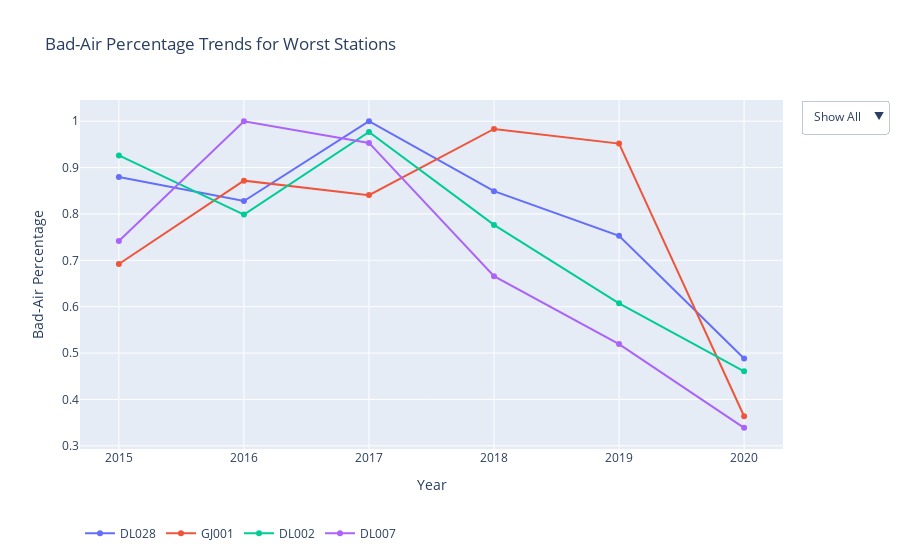

Write notebook code for a chart like this one.
### Code cell
import plotly.graph_objects as go
top_stations = top_station_ids  
fig = go.Figure()
for station in top_stations:
    df_s = station_top[station_top["StationId"] == station]
    fig.add_trace(go.Scatter(
        x=df_s["Year"],
        y=df_s["Bad_Air_Percentage"],
        mode="lines+markers",
        name=station,
        visible=True  
    ))
buttons = []
buttons.append(dict(
    label="Show All",
    method="update",
    args=[{"visible": [True] * len(top_stations)},
          {"title": "Bad-Air Percentage Trends for Worst Stations"}]
))
for i, station in enumerate(top_stations):
    visible = [False] * len(top_stations)
    visible[i] = True 
    
    buttons.append(dict(
        label=station,
        method="update",
        args=[{"visible": visible},
              {"title": f"Bad-Air Percentage Trend: {station}"}]
    ))
fig.update_layout(
    updatemenus=[dict(
        active=0,
        buttons=buttons,
        x=1.15, 
        y=1.0
    )],
    title="Bad-Air Percentage Trends for Worst Stations",
    xaxis_title="Year",
    yaxis_title="Bad-Air Percentage",
    legend=dict(
    orientation="h",
    y=-0.2
)
)
fig.show()

### Figure 1 — Plotly figure (JSON) as saved in the notebook; plotly's stock layout.template omitted (floating-point values rounded to 4 significant figures)
{"data": [{"mode": "lines+markers", "name": "DL028", "type": "scatter", "visible": true, "x": [2015, 2016, 2017, 2018, 2019, 2020], "y": [0.8797, 0.828, 1.0, 0.8492, 0.7528, 0.4884]}, {"mode": "lines+markers", "name": "GJ001", "type": "scatter", "visible": true, "x": [2015, 2016, 2017, 2018, 2019, 2020], "y": [0.692, 0.8718, 0.8406, 0.9832, 0.9517, 0.3636]}, {"mode": "lines+markers", "name": "DL002", "type": "scatter", "visible": true, "x": [2015, 2016, 2017, 2018, 2019, 2020], "y": [0.9262, 0.7987, 0.9769, 0.7763, 0.6072, 0.4605]}, {"mode": "lines+markers", "name": "DL007", "type": "scatter", "visible": true, "x": [2015, 2016, 2017, 2018, 2019, 2020], "y": [0.7418, 1.0, 0.9531, 0.6657, 0.5193, 0.3388]}], "layout": {"autosize": true, "legend": {"orientation": "h", "x": 0, "y": -0.2}, "title": {"text": "Bad-Air Percentage Trends for Worst Stations"}, "updatemenus": [{"active": 0, "buttons": [{"args": [{"visible": [true, true, true, true]}, {"title": "Bad-Air Percentage Trends for Worst Stations"}], "label": "Show All", "method": "update"}, {"args": [{"visible": [true, false, false, false]}, {"title": "Bad-Air Percentage Trend: DL028"}], "label": "DL028", "method": "update"}, {"args": [{"visible": [false, true, false, false]}, {"title": "Bad-Air Percentage Trend: GJ001"}], "label": "GJ001", "method": "update"}, {"args": [{"visible": [false, false, true, false]}, {"title": "Bad-Air Percentage Trend: DL002"}], "label": "DL002", "method": "update"}, {"args": [{"visible": [false, false, false, true]}, {"title": "Bad-Air Percentage Trend: DL007"}], "label": "DL007", "method": "update"}], "x": 1.15, "y": 1}], "xaxis": {"autorange": true, "range": [2015.0, 2020.0], "title": {"text": "Year"}, "type": "linear"}, "yaxis": {"autorange": true, "range": [0.2842, 1.055], "title": {"text": "Bad-Air Percentage"}, "type": "linear"}}}
